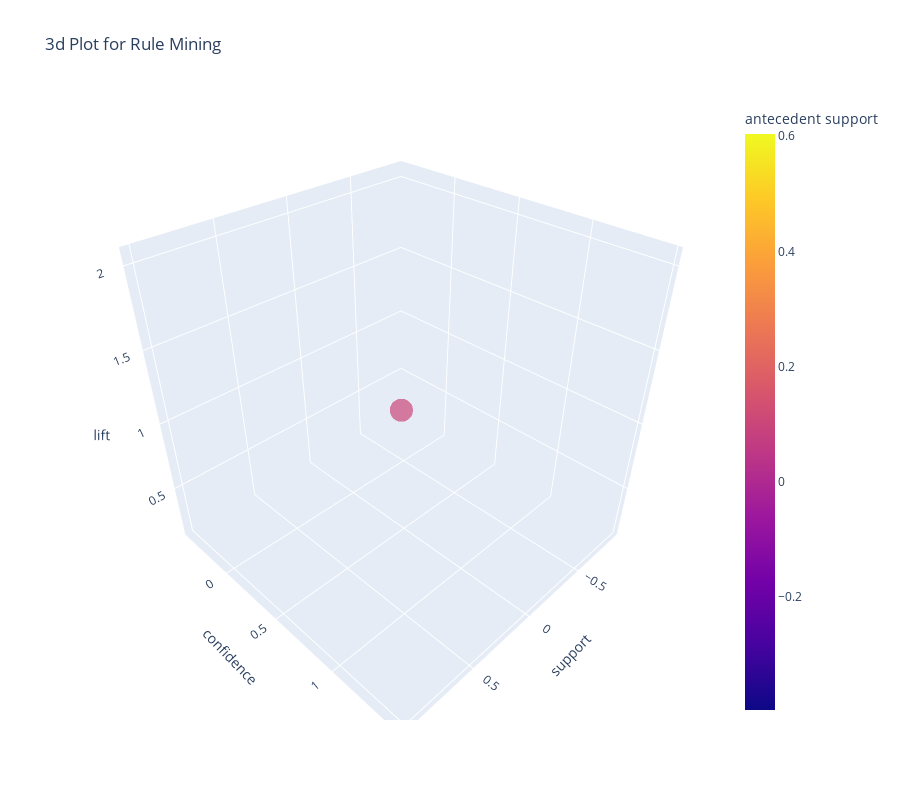

The notebook cell saved with this chart:
### Code cell
plot_model(AR,plot='3d')

### Figure 1 — Plotly figure (JSON) as saved in the notebook; plotly's stock layout.template omitted (floating-point values rounded to 4 significant figures)
{"data": [{"customdata": [[["Cake"], ["Coffee"]]], "hovertemplate": "support=%{x}<br>confidence=%{y}<br>lift=%{z}<br>antecedents=%{customdata[0]}<br>consequents=%{customdata[1]}<br>antecedent support=%{marker.color}<extra></extra>", "legendgroup": "", "marker": {"color": [0.1039], "coloraxis": "coloraxis", "opacity": 0.7, "symbol": "circle"}, "mode": "markers", "name": "", "scene": "scene", "showlegend": false, "x": [0.0547], "y": [0.527], "z": [1.101], "type": "scatter3d"}], "layout": {"scene": {"domain": {"x": [0, 1], "y": [0, 1]}, "xaxis": {"title": {"text": "support"}}, "yaxis": {"title": {"text": "confidence"}}, "zaxis": {"title": {"text": "lift"}}}, "coloraxis": {"colorbar": {"title": {"text": "antecedent support"}}, "colorscale": [[0, "#0d0887"], [0.1111, "#46039f"], [0.2222, "#7201a8"], [0.3333, "#9c179e"], [0.4444, "#bd3786"], [0.5556, "#d8576b"], [0.6667, "#ed7953"], [0.7778, "#fb9f3a"], [0.8889, "#fdca26"], [1, "#f0f921"]]}, "legend": {"tracegroupgap": 0}, "title": {"text": "3d Plot for Rule Mining"}, "height": 800, "width": 900}}
